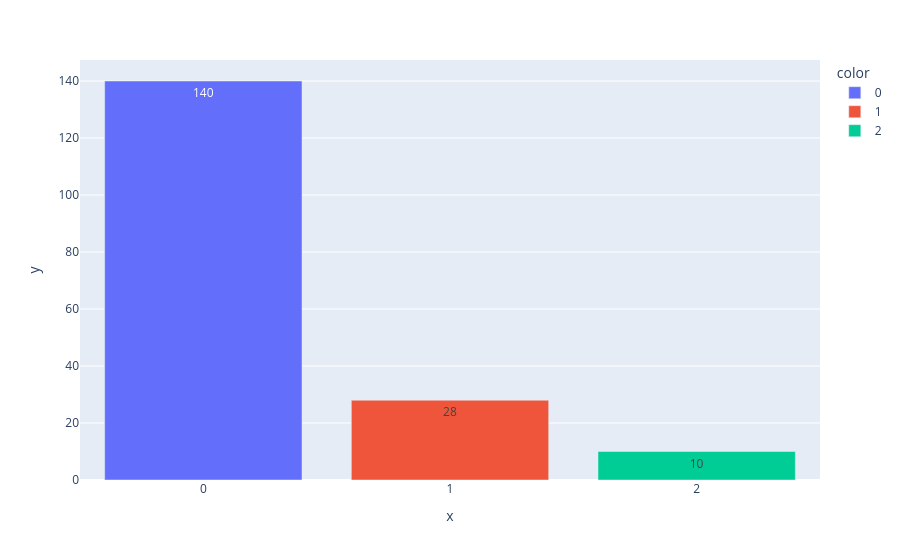

Notebook code for this chart:
### Code cell
# Diagramme en barre des nombres d'observations
bar_plot(val1)

### Figure 1 — Plotly figure (JSON) as saved in the notebook; plotly's stock layout.template omitted (floating-point values rounded to 4 significant figures)
{"data": [{"hovertemplate": "color=0<br>x=%{x}<br>y=%{y}<extra></extra>", "legendgroup": "0", "marker": {"color": "#636efa", "pattern": {"shape": ""}}, "name": "0", "orientation": "v", "showlegend": true, "textposition": "auto", "texttemplate": "%{y}", "type": "bar", "x": ["0"], "xaxis": "x", "y": [140], "yaxis": "y"}, {"hovertemplate": "color=1<br>x=%{x}<br>y=%{y}<extra></extra>", "legendgroup": "1", "marker": {"color": "#EF553B", "pattern": {"shape": ""}}, "name": "1", "orientation": "v", "showlegend": true, "textposition": "auto", "texttemplate": "%{y}", "type": "bar", "x": ["1"], "xaxis": "x", "y": [28], "yaxis": "y"}, {"hovertemplate": "color=2<br>x=%{x}<br>y=%{y}<extra></extra>", "legendgroup": "2", "marker": {"color": "#00cc96", "pattern": {"shape": ""}}, "name": "2", "orientation": "v", "showlegend": true, "textposition": "auto", "texttemplate": "%{y}", "type": "bar", "x": ["2"], "xaxis": "x", "y": [10], "yaxis": "y"}], "layout": {"barmode": "relative", "legend": {"title": {"text": "color"}, "tracegroupgap": 0}, "margin": {"t": 60}, "xaxis": {"anchor": "y", "domain": [0, 1], "title": {"text": "x"}}, "yaxis": {"anchor": "x", "domain": [0, 1], "title": {"text": "y"}}}}
